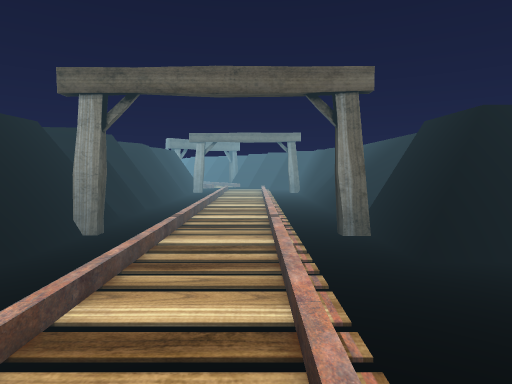
[1] (above)

20 first-person views from a walk through a Unity game level. The camera is 1.3 m above the floor, tilts 4° down and sees 75° across. The floor is counted in squares, 2 m on a side. Each view is taken from the middle of a square. On the plan, view 1 faces up. The plan holds only what a view shows up to about 10 squares ahead; the rest is blank. The place goes on beyond the plan. The player is left out. Some surface patterns are stand-ins.

[2]
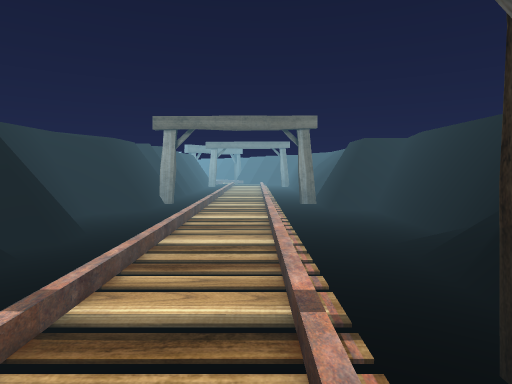

[3]
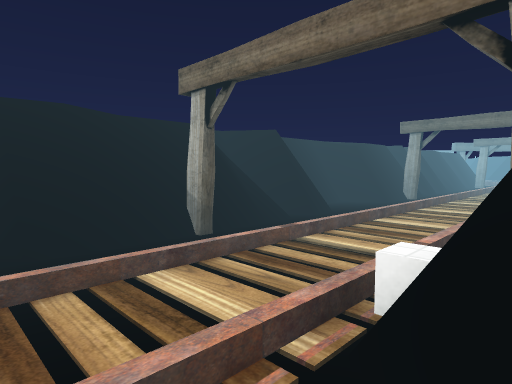

[4]
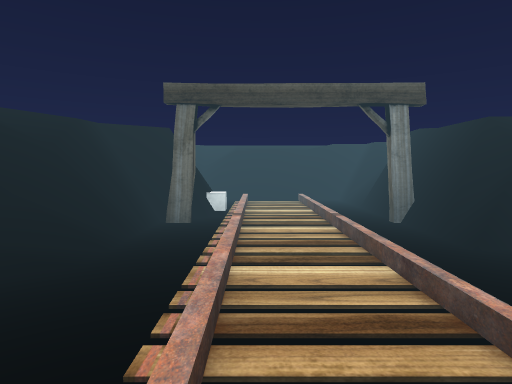

[5]
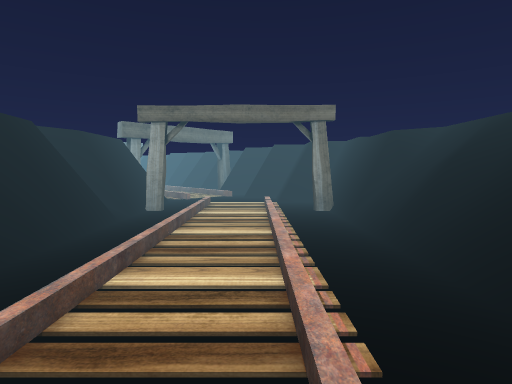

[6]
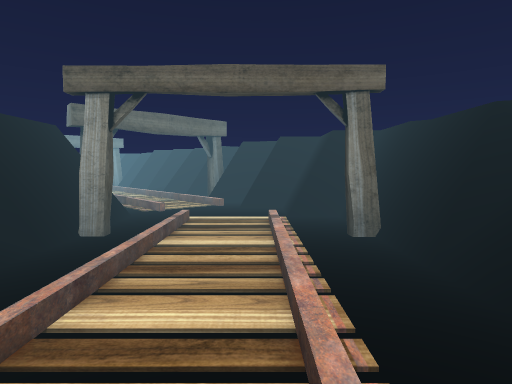

[7]
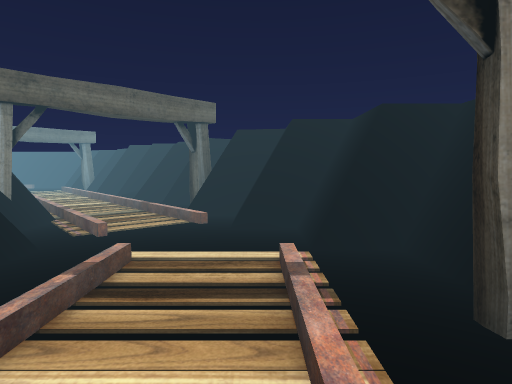

[8]
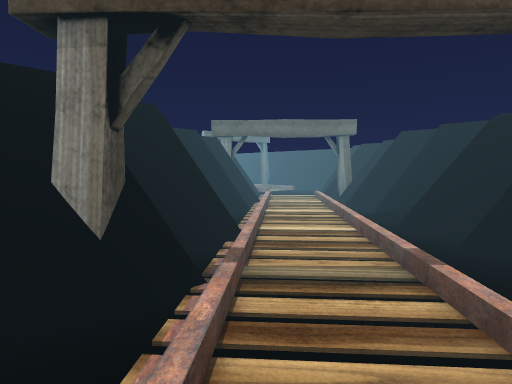

[9]
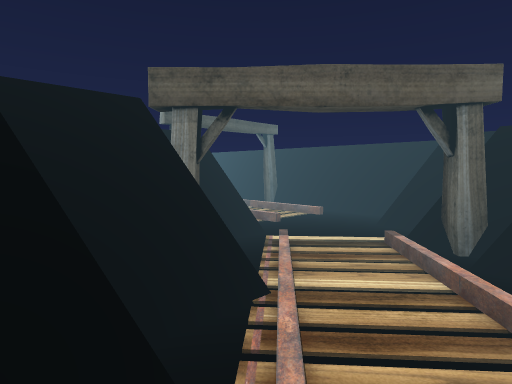

[10]
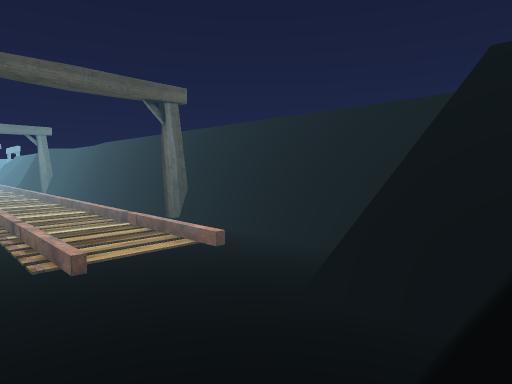

[11]
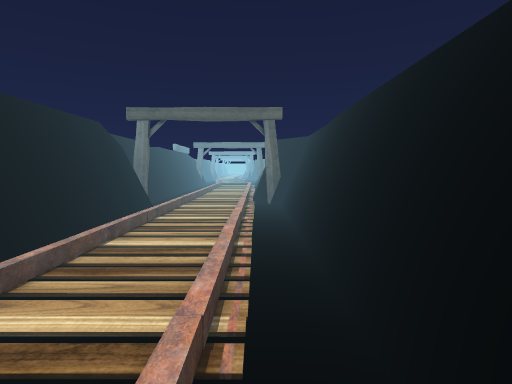

[12]
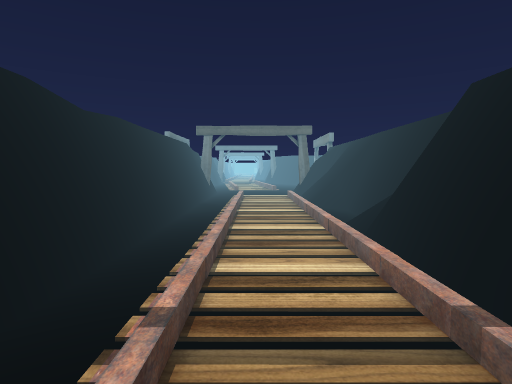

[13]
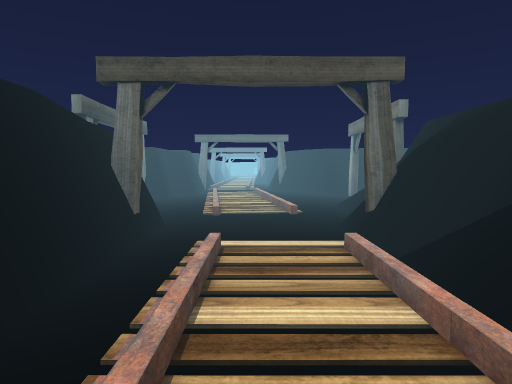

[14]
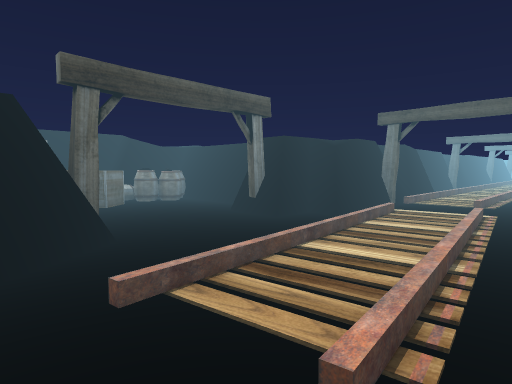

[15]
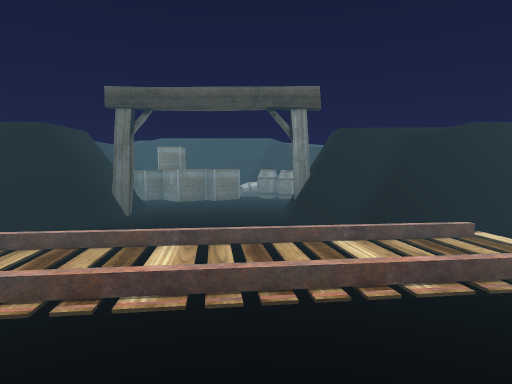

[16]
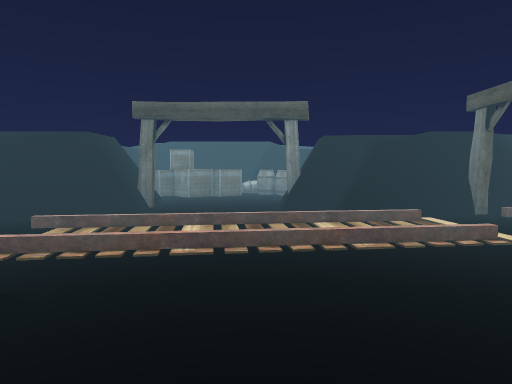

[17]
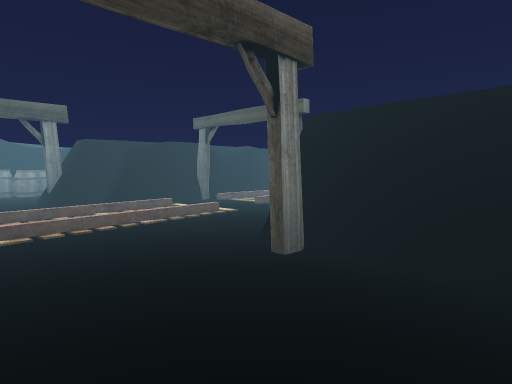

[18]
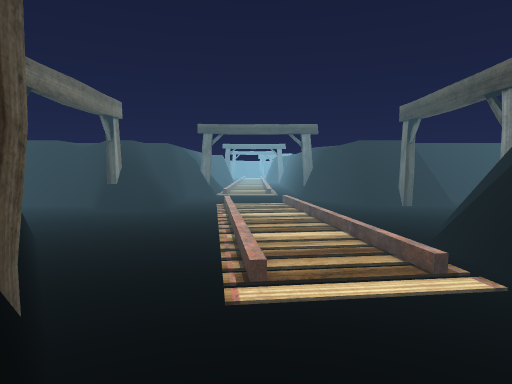

[19]
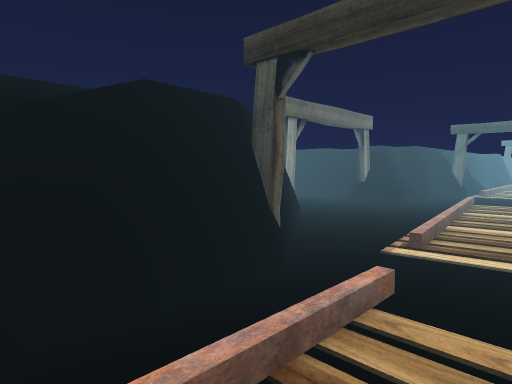

[20]
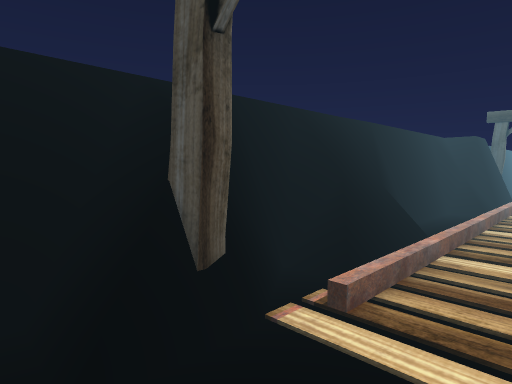

### Floor plan
Key: @ floor where view 1 was taken; # wall or solid block; . main floor; : floor 2 m higher than the main floor; + floor 2.25 m higher than the main floor; * floor 2.5 m higher than the main floor; / step, stairs or slope; = window, fence, low wall or low ledge; v drop or lower ground; O other object.
Columns run from 31 left of view 1 to 3 right of it. Each row starts with its distance up from view 1.
 22    /v..v+
 21    /v..#/
 20    /#..##/####=*/#########
 19 ###/..../#=#///v#////////##
 18 ...///.......  ...  ......#=
 17 ...////./#vvvvvv##### vv../#
 16 v####..#/+              O/./##
 15     #..##                #/./##
 14    /v...#                =#/ /#
 13    /O.OO#                 ##//##
 12    /O  Ov                  #O//##
 11      vvv/                   #...##
 10                             ##///#
  9                              #//##*
  8                              #///=*
  7                             /v////*
  6                             /v////*
  5                             v#//.#
  4                              #///#
  3                             +#//##
  2                             #///.#
  1                             #.//.v
  0                             v#/@.#
 -1                             :#///=
 -2                             +#//##
 -3                              #//#
 -4                             =////
 -5                             #=vv#
 -6                               ++=

Positions as (right, up) in squares from view 1, and headings:
1: (0, 0), facing up
2: (0, -3), facing up
3: (1, -4), facing up-left
4: (0, 2), facing down
5: (0, 4), facing up
6: (0, 6), facing up
7: (0, 8), facing up
8: (-1, 11), facing up-left
9: (-4, 14), facing up-left
10: (-5, 17), facing up-left
11: (-9, 19), facing left
12: (-14, 18), facing left
13: (-19, 18), facing left
14: (-23, 19), facing down-left
15: (-26, 20), facing down
16: (-26, 21), facing down
17: (-25, 22), facing down-left
18: (-30, 18), facing right
19: (-31, 17), facing up-right
20: (-23, 18), facing up-right
